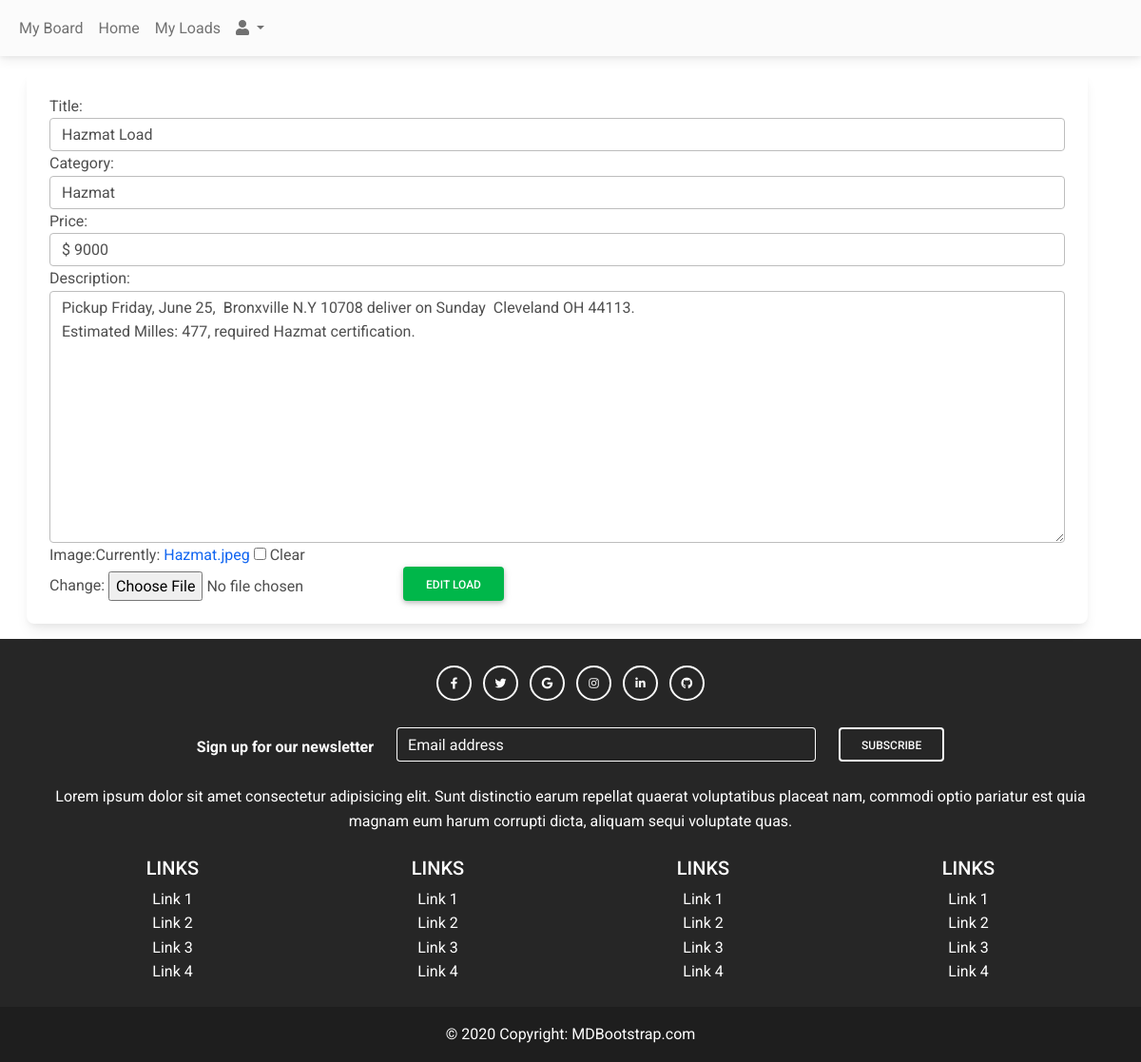
/my-admin/update-load/1, run on the app's committed database.
### blog/models.py (models this page shows, shortened)
class Load(models.Model):
    user = models.ForeignKey(User, on_delete=models.CASCADE, null=True)
    price = models.CharField(max_length=20)
    title = models.CharField(max_length=50)
    category = models.ForeignKey(Category, on_delete=models.CASCADE)
    desc = models.TextField()
    image = models.ImageField(null=True, blank=True)
    created_at = models.DateTimeField(auto_now_add=True)
    update_at = models.DateTimeField(auto_now = True)

### app_admin/views.py (the view)
# urls.py: path('update-load/<int:pk>', UpdateLoad.as_view(), name="update-load"),
class UpdateLoad(UpdateView):
    model = Load
    form_class =LoadForm
    template_name = 'app_admin/load_form.html'

### blog/forms.py
class LoadForm(forms.ModelForm):
    class Meta:
        model = Load
        fields = ['title', 'category','price', 'desc', 'image']
        labels = {'title': 'Title', 'category': 'Category', 'price': 'Price', 'desc': 'Description'}
        widgets = {
            'title':forms.TextInput(attrs={'class':'form-control'}),
            'category': forms.Select(attrs={'class': 'form-control'}),
            'price':forms.TextInput(attrs={'class':'form-control'}),
            'desc':forms.Textarea(attrs={'class':'form-control', 'row':5}),
        }

### blog/models.py (called while the page is built)
    def __str__(self):
        return self.name

### app_admin/templates/app_admin/load_form.html (shortened to what this page needs)
{% extends 'partials/base2.html' %}
{% block content %}
<div class="container m-3">
    <div class="row">
        <div class="col-md-12">
            <div class="card">
                <div class="card-body">
                    <form action="" method="POST" >
                        {{form}}
                        <button class="btn btn-success">Edit Load</button>
                    </form>
                </div>
            </div>
        </div>
    </div>
</div>
{% endblock %}

### data on the page
Load: title "Hazmat Load", category "Hazmat", price "$ 9000", desc "Pickup Friday, June 25, Bronxville N.Y 10708 deliver on Sunday Cleveland OH 44113. Estimated Milles: 477, required Hazmat certification."
